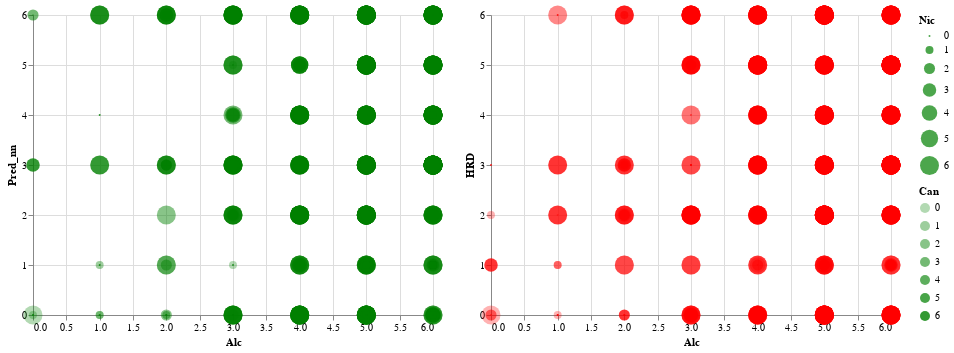

Notebook cell for this chart:
### Code cell
reg_results["Pred_nn"] = true_labels
accuracy = (reg_results["Pred_nn"] == reg_results["HRD"]).sum()/len(reg_results["HRD"])
print(accuracy)
scatter_pred = alt.Chart(reg_results).mark_circle().encode(
    x="Alc",
    y="Pred_nn",
    opacity="Can:Q",
    color=alt.value("green"),
    size="Nic:Q"
)
alt.hconcat(scatter_pred, scatter_true)

### Figure 1 — Vega-Lite specification as saved in the notebook (floating-point values rounded to 4 significant figures; data arrays with more than 128 entries replaced by an {"elided": "..."} marker saying what was removed)
{"config": {"view": {"continuousWidth": 400, "continuousHeight": 300}}, "hconcat": [{"mark": "circle", "encoding": {"color": {"value": "green"}, "opacity": {"field": "Can", "type": "quantitative"}, "size": {"field": "Nic", "type": "quantitative"}, "x": {"field": "Alc", "type": "quantitative"}, "y": {"field": "Pred_nn", "type": "quantitative"}}}, {"mark": "circle", "encoding": {"color": {"value": "red"}, "opacity": {"field": "Can", "type": "quantitative"}, "size": {"field": "Nic", "type": "quantitative"}, "x": {"field": "Alc", "type": "quantitative"}, "y": {"field": "HRD", "type": "quantitative"}}}], "data": {"name": "data-0efbb396ac84faa74c98845de953dc5b"}, "$schema": "https://vega.github.io/schema/vega-lite/v4.17.0.json", "datasets": {"data-0efbb396ac84faa74c98845de953dc5b": {"elided": "566 records"}}}
